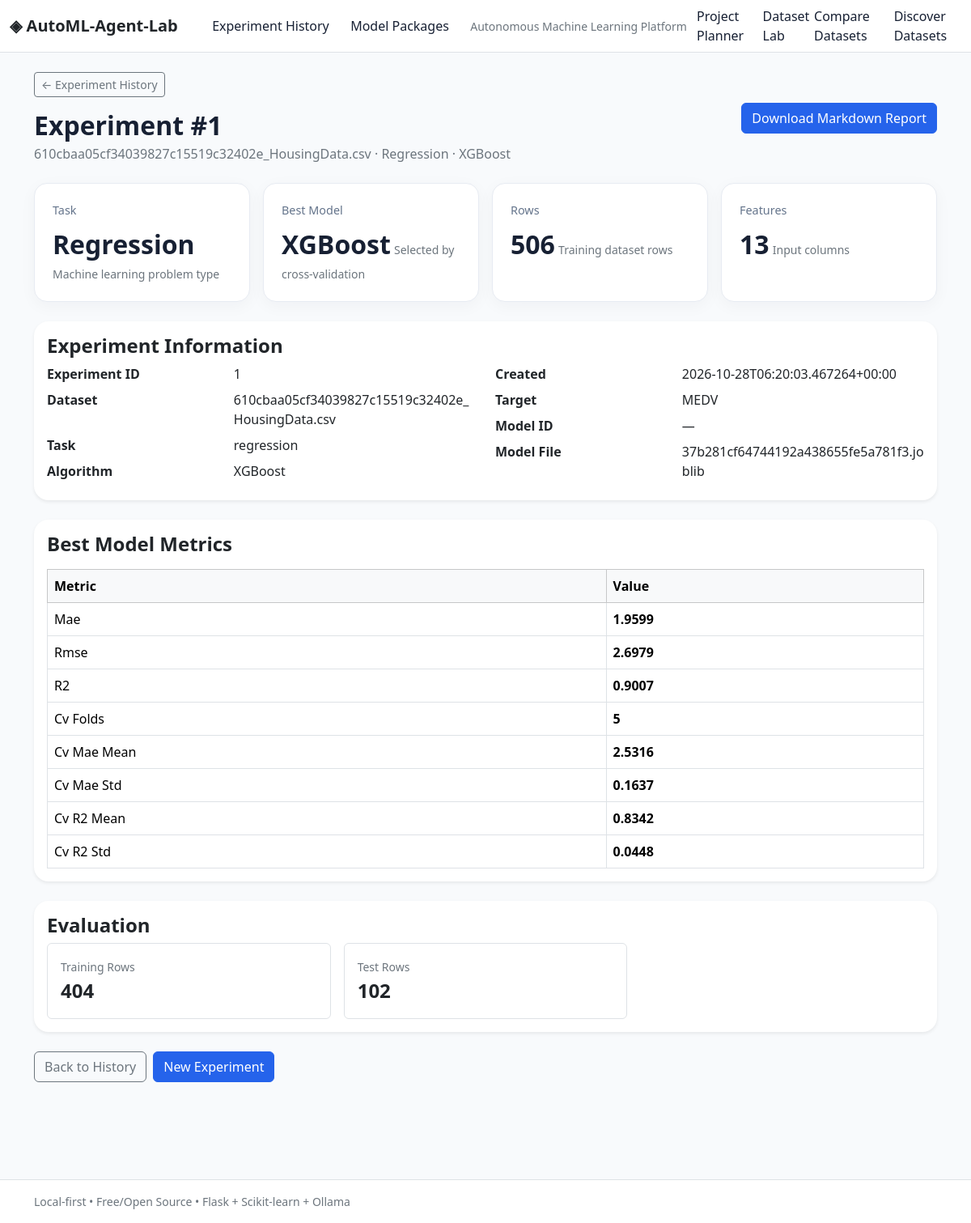
/experiments/1, run on the app's committed database.
### tables this page shows
CREATE TABLE experiments (
                    id INTEGER PRIMARY KEY AUTOINCREMENT,
                    created_at TEXT NOT NULL,
                    name TEXT NOT NULL,
                    task TEXT NOT NULL,
                    algorithm TEXT,
                    dataset_name TEXT,
                    rows_count INTEGER,
                    features_count INTEGER,
                    metrics_json TEXT NOT NULL,
                    parameters_json TEXT NOT NULL,
                    model_path TEXT,
                    notes TEXT
                );

### backup_ui_20261029_004905/app.py (the view)
@app.route("/experiments/<int:experiment_id>")
def experiment_detail(experiment_id):
    experiment = experiment_store.get_experiment(experiment_id)
    if experiment is None:
        abort(404)
    return render_template(
        "experiment_detail.html",
        experiment=experiment,
    )

### ml/experiment_store.py (called while the page is built)
    def _connect(self):
        return sqlite3.connect(str(self.db_path))

    def get_experiment(self, experiment_id):
        with self._connect() as connection:
            connection.row_factory = sqlite3.Row
            row = connection.execute(
                "SELECT * FROM experiments WHERE id = ?",
                (experiment_id,),
            ).fetchone()
        if row is None:
            return None
        item = dict(row)
        item["metrics"] = json.loads(item.pop("metrics_json"))
        item["parameters"] = json.loads(item.pop("parameters_json"))
        return item

### backup_ui_20261029_004905/templates/experiment_detail.html (shortened to what this page needs)
{% extends "base.html" %}
{% block content %}
<div class="d-flex flex-wrap justify-content-between align-items-center gap-2 mb-4">
    <div>
        <a href="{{ url_for('experiments') }}"
           class="btn btn-outline-secondary btn-sm mb-3">
            &larr; Experiment History
        </a>
        <h2 class="fw-bold mb-1">
            Experiment #{{ experiment.id }}
        </h2>
        <p class="text-secondary mb-0">
            {{ experiment.dataset_name }}
            · {{ experiment.task|title }}
            · {{ experiment.algorithm or "Unknown model" }}
        </p>
    </div>
    <a class="btn btn-primary"
       href="{{ url_for('experiment_report', experiment_id=experiment.id) }}">
        Download Markdown Report
    </a>
</div>
<div class="row g-3 mb-4">
    <div class="col-md-3">
        <div class="metric-card h-100">
            <span>Task</span>
            <strong>{{ experiment.task|title }}</strong>
            <small class="text-secondary">
                Machine learning problem type
            </small>
        </div>
    </div>
    <div class="col-md-3">
        <div class="metric-card h-100">
            <span>Best Model</span>
            <strong>{{ experiment.algorithm or "N/A" }}</strong>
            <small class="text-secondary">
                Selected by cross-validation
            </small>
        </div>
    </div>
    <div class="col-md-3">
        <div class="metric-card h-100">
            <span>Rows</span>
            <strong>{{ experiment.rows_count or "N/A" }}</strong>
            <small class="text-secondary">
                Training dataset rows
            </small>
        </div>
    </div>
    <div class="col-md-3">
        <div class="metric-card h-100">
            <span>Features</span>
            <strong>{{ experiment.features_count or "N/A" }}</strong>
            <small class="text-secondary">
                Input columns
            </small>
        </div>
    </div>
</div>
{% set params = experiment.parameters or {} %}
{% set evaluation = params.get("evaluation", {}) %}
{% set best = params.get("best_model", {}) %}
{% set warnings = params.get("warnings", []) %}
{% set saved = params.get("saved_model", {}) %}
{% set all_models = params.get("all_models", []) %}
<div class="card border-0 shadow-sm mb-4">
    <div class="card-body">
        <h4 class="fw-bold">Experiment Information</h4>
        <div class="row">
            <div class="col-md-6">
                <dl class="row mb-0">
                    <dt class="col-sm-5">Experiment ID</dt>
                    <dd class="col-sm-7">{{ experiment.id }}</dd>
                    <dt class="col-sm-5">Dataset</dt>
                    <dd class="col-sm-7">{{ experiment.dataset_name }}</dd>
                    <dt class="col-sm-5">Task</dt>
                    <dd class="col-sm-7">{{ experiment.task }}</dd>
                    <dt class="col-sm-5">Algorithm</dt>
                    <dd class="col-sm-7">{{ experiment.algorithm or "—" }}</dd>
                </dl>
            </div>
            <div class="col-md-6">
                <dl class="row mb-0">
                    <dt class="col-sm-5">Created</dt>
                    <dd class="col-sm-7">{{ experiment.created_at }}</dd>
                    <dt class="col-sm-5">Target</dt>
                    <dd class="col-sm-7">
                        {{ params.get("target") or "—" }}
                    </dd>
                    <dt class="col-sm-5">Model ID</dt>
                    <dd class="col-sm-7">
                        {{ saved.get("model_id", "—") }}
                    </dd>
                    <dt class="col-sm-5">Model File</dt>
                    <dd class="col-sm-7">
                        {{ experiment.model_path or "—" }}
                    </dd>
                </dl>
            </div>
        </div>
    </div>
</div>
<div class="card border-0 shadow-sm mb-4">
    <div class="card-body">
        <h4 class="fw-bold mb-3">Best Model Metrics</h4>
        <div class="table-responsive">
            <table class="table table-bordered align-middle">
                <thead class="table-light">
                    <tr>
                        <th>Metric</th>
                        <th>Value</th>
                    </tr>
                </thead>
                <tbody>
                {% for key, value in experiment.metrics.items() %}
                    <tr>
                        <td>{{ key|replace("_", " ")|title }}</td>
                        <td><strong>{{ value }}</strong></td>
                    </tr>
                {% else %}
                    <tr>
                        <td colspan="2" class="text-secondary">
                            No metrics recorded.
                        </td>
                    </tr>
                {% endfor %}
                </tbody>
            </table>
        </div>
    </div>
</div>
{% if evaluation %}
<div class="card border-0 shadow-sm mb-4">
    <div class="card-body">
        <h4 class="fw-bold">Evaluation</h4>
        <div class="row g-3">
            {% if evaluation.get("train_rows") is not none %}
            <div class="col-md-4">
                <div class="p-3 border rounded">
                    <small class="text-secondary">Training Rows</small>
                    <div class="fs-4 fw-bold">
                        {{ evaluation.get("train_rows") }}
                    </div>
                </div>
            </div>
            {% endif %}
            {% if evaluation.get("test_rows") is not none %}
            <div class="col-md-4">
                <div class="p-3 border rounded">
                    <small class="text-secondary">Test Rows</small>
                    <div class="fs-4 fw-bold">
                        {{ evaluation.get("test_rows") }}
                    </div>
                </div>
            </div>
            {% endif %}
        </div>
    </div>
</div>
{% endif %}
<div class="d-flex gap-2 mb-5">
    <a href="{{ url_for('experiments') }}"
       class="btn btn-outline-secondary">
        Back to History
    </a>
    <a href="{{ url_for('index') }}"
       class="btn btn-primary">
        New Experiment
    </a>
</div>
{% endblock %}

### backup_ui_20261029_004905/static/css/style.css (style rules this page uses)
:root { --primary: #2563eb; --ink: #172033; --muted: #64748b; --line: #e7ebf2; --surface: #ffffff; --soft: #f6f8fc; }
body { background: #f8fafc; color: var(--ink); }
.metric-card, .info-card { background: var(--surface); border: 1px solid var(--line); border-radius: 16px; padding: 22px; box-shadow: 0 5px 20px rgba(15,23,42,.04); }
.metric-card span { display:block; color:var(--muted); font-size:.9rem; margin-bottom:7px; }
.metric-card strong { font-size:2rem; }
.card { border-radius:18px!important; }
.table { margin-bottom:0; }
.btn-primary { background:var(--primary); border-color:var(--primary); }

### data on the page
experiments: id "1", dataset_name "610cbaa05cf34039827c15519c32402e_HousingData.csv", task "Regression", algorithm "XGBoost", rows_count "506", features_count "13", task "regression", created_at "2026-10-28T06:20:03.467264+00:00", model_path "37b281cf64744192a438655fe5a781f3.joblib"

### other printed values
{{ params.get("target") or "—" }} "MEDV"
{{ saved.get("model_id", "—") }} "—"
{{ key|replace("_", " ")|title }} "Mae" "Rmse" "R2" "Cv Folds" "Cv Mae Mean" "Cv Mae Std" "Cv R2 Mean" "Cv R2 Std"
{{ value }} "1.9599" "2.6979" "0.9007" "5" "2.5316" "0.1637" "0.8342" "0.0448"
{{ evaluation.get("train_rows") }} "404"
{{ evaluation.get("test_rows") }} "102"
